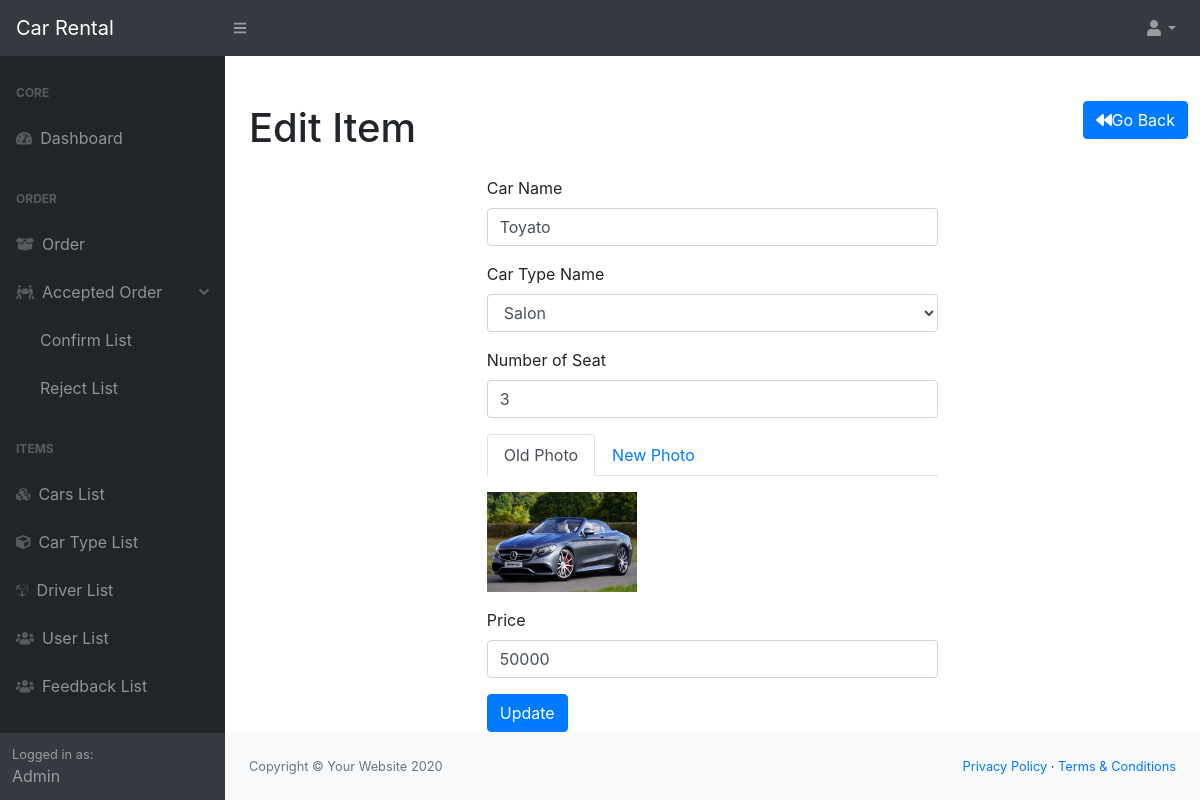
Screenshot of /backend/car_edit.php?id=1 (signed in) with the database file from the repository.
### tables this page shows
CREATE TABLE `cars` (
  `id` int(11) NOT NULL,
  `name` varchar(255) NOT NULL,
  `car_type_id` int(11) NOT NULL,
  `seat` int(11) NOT NULL,
  `price` varchar(255) NOT NULL,
  `photo` varchar(255) NOT NULL,
  `created_at` timestamp NOT NULL DEFAULT current_timestamp() ON UPDATE current_timestamp(),
  `updated_at` timestamp NOT NULL DEFAULT '0000-00-00 00:00:00'
);

CREATE TABLE `car_types` (
  `id` int(11) NOT NULL,
  `name` varchar(255) NOT NULL,
  `created_at` timestamp NOT NULL DEFAULT current_timestamp() ON UPDATE current_timestamp(),
  `updated_at` timestamp NOT NULL DEFAULT '0000-00-00 00:00:00'
);

### backend/car_edit.php (the view, shortened to what this page needs)
<?php
if (isset($_SESSION['loginuser']) && $_SESSION['loginuser']['role']=="admin") {
	require 'dbconnect.php';
	$id=$_GET['id'];
	$sql="SELECT * FROM cars WHERE cars.id=:car_id";
	$stmt=$pdo->prepare($sql);
	$stmt->bindParam(':car_id',$id);
	$stmt->execute();
	$car=$stmt->fetch(PDO::FETCH_ASSOC);
	require 'include/header.php';
?>
	<div class="container">
		<div class="row align-items-center justify-content-between">
            <div class="col-auto mt-4">
				<h1 class="mt-4">Edit Item</h1>
            </div>
            <div class="text-end mt-4">
            	<a href="car_list.php" class="btn btn-primary"><i class="fas fa-backward me-2"></i>Go Back</a>
            </div>
        </div>
		<div class="row mt-3">
			<div class="offset-md-3 col-md-6">
				<form method="POST" enctype="multipart/form-data">
					<div class="mb-3">
						<label for="name" class="form-label">Car Name</label>
						<input type="text" class="form-control" name="name" id="name" placeholder="Seafood Pizza" required="" value="<?= $car['name'] ?>">
					</div>
					<div class="mb-3">
						<label for="menu" class="form-label">Car Type Name</label>
						<select class="form-control" aria-label="Default select example" name="car_type" id="menu" required="">
							<?php
								$sql="SELECT * FROM car_types";
								$stmt=$pdo->prepare($sql);
								$stmt->execute();
								$car_types=$stmt->fetchAll();
								foreach ($car_types as $car_type) {
							?>
								<option value="<?= $car_type['id'] ?>" <?php if($car['car_type_id']==$car_type['id']) echo 'selected' ?>><?= $car_type['name'] ?></option>
							<?php } ?>
						</select>
					</div>
					<div class="mb-3">
						<label for="seat" class="form-label">Number of Seat</label>
						<input type="text" class="form-control" name="seat" id="seat" placeholder="Seafood Pizza" required="" value="<?= $car['seat'] ?>">
					</div>
					<div class="mb-3">
						<ul class="nav nav-tabs" id="myTab" role="tablist">
							<li class="nav-item" role="presentation">
								<a class="nav-link active" id="old-tab" data-toggle="tab" href="#old" role="tab" aria-controls="old" aria-selected="true">Old Photo</a>
							</li>
							<li class="nav-item" role="presentation">
								<a class="nav-link" id="new-tab" data-toggle="tab" href="#new" role="tab" aria-controls="profile" aria-selected="false">New Photo</a>
							</li>
						</ul>
						<div class="tab-content" id="myTabContent">
							<div class="tab-pane fade show active" id="old" role="tabpanel" aria-labelledby="old-tab">
								<img src="<?= $car['photo'] ?>" width="150" height="100" class="mt-3">
							</div>
						</div>
					</div>
					<div class="mb-3">
						<label for="price" class="form-label">Price</label>
						<input type="text" class="form-control" name="price" id="price" required="" value="<?= $car['price'] ?>">
					</div>
					<div class="text-end">
						<input type="submit" class="btn btn-primary" value="Update">
					</div>
				</form>
			</div>
		</div>
	</div>
<?php
	require 'include/footer.php';
	}else{
      header("location:../index.php");
    }
?>

### rows the page displays
cars: name "Toyato", car_type "Salon", seat "3", photo (picture), price "50000"

### other values shown
$_SESSION['loginuser']['name'] "Admin"
